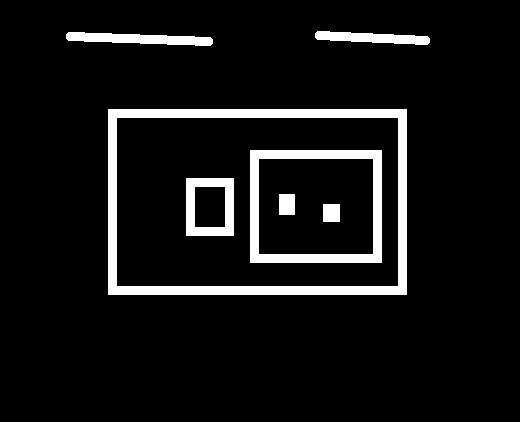
#> input picture resource/img/8.jpg, 520 x 422 px
$ python '21.5.3 轮廓的检索模式.py'   (older library calls are emulated)
#> lines starting #> are read from the running program, lines starting #| are printed output that depends on the picture; after the words box and inside, x2 and y2 are one past the last pixel; in counts of white or black regions, pixels touching at a corner belong together
"""
21.5.2 OpenCV 中层次结构
不管层次结构是什么样的，每一个轮廓都包含自己的信息：谁是父，谁是子等。
OpenCV 使用一个含有四个元素的数组表示。[Next，Previous，First_Child，Parent]。
    Next 表示同一级组织结构中的下一个轮廓。
    Previous 表示同一级结构中的前一个轮廓。
    First_Child 表示它的第一个子轮廓。
    Parent 表示它的父轮廓。
当四个元素所代表的轮廓的不存在时，则值为 -1
轮廓的顺序：从左到右，从外到里

21.5.3 轮廓检索模式

"""
import cv2
import numpy as np

img = cv2.imread("../../../resource/img/8.jpg");
#> img is the input picture: shape (422, 520, 3); min 0, max 255, mean 19.8
gray = cv2.cvtColor(img, cv2.COLOR_BGR2GRAY);
ret, thresh = cv2.threshold(gray, 127, 255, cv2.THRESH_BINARY);
#> thresh: shape (422, 520); 7.8% white; 7 white regions

image = np.zeros((600,600), dtype=np.uint8);
image[0:600,0:600] = 255;
"""
1、RETR_LIST 从解释的角度来看，这中应是最简单的。它只是提取所有的轮廓，而不去创建任何父子关系。
可以从输出结果，看到该模式下，First_Child 和 Parent 的值都是-1。
"""
image1 = thresh.copy();
image1, contours1, hierarchy1 = cv2.findContours(image1, cv2.RETR_LIST, cv2.CHAIN_APPROX_NONE);
#> contours1 = 10 contours; largest, box (x1, y1, x2, y2) and area: (108, 109, 407, 295) 55130, (116, 117, 399, 287) 47656, (250, 150, 382, 263) 14672, (258, 158, 374, 255) 11038, (186, 178, 234, 236) 2679
print(hierarchy1);
#| [[[ 1 -1 -1 -1]
#|   [ 2  0 -1 -1]
#|   [ 3  1 -1 -1]
#|   [ 4  2 -1 -1]
#|   [ 5  3 -1 -1]
#|   [ 6  4 -1 -1]
#|   [ 7  5 -1 -1]
#|   [ 8  6 -1 -1]
#|   [ 9  7 -1 -1]
#|   [-1  8 -1 -1]]]
image1 = cv2.drawContours(image.copy(), contours1, -1, ( 0, 0, 255), 10 );
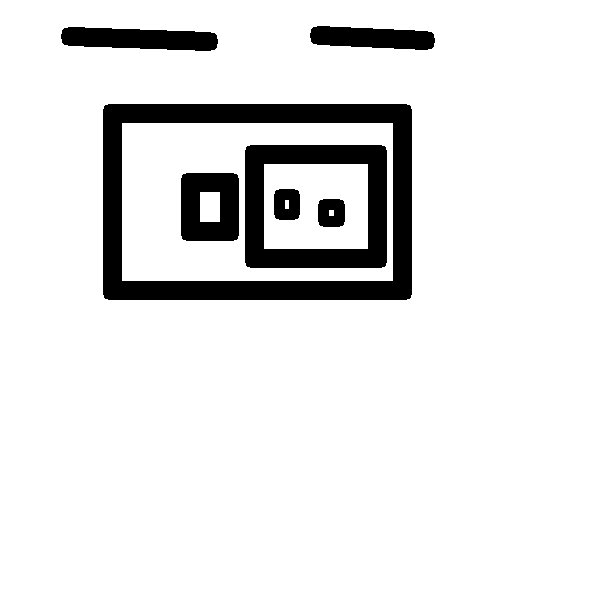
#> image1: shape (600, 600); 89.9% white; 7 black regions
cv2.imshow("image1",image1);
print("---------------------");

"""
2、RETR_EXTERNAL 如果你选择这种模式的话，只会返回最外边的的轮廓，所有的子轮廓都会被忽略掉。
从输出结果，看到该模式下，只有返回了最外边的轮廓
"""
image2 = thresh.copy();
image2, contours2, hierarchy2 = cv2.findContours(image2, cv2.RETR_EXTERNAL, cv2.CHAIN_APPROX_NONE);
#> contours2 = 3 contours; box (x1, y1, x2, y2) and area: (108, 109, 407, 295) 55130, (66, 32, 213, 46) 1161, (315, 31, 430, 45) 905
image2 = cv2.drawContours(image.copy(), contours2, -1, (0, 0, 0), 1);
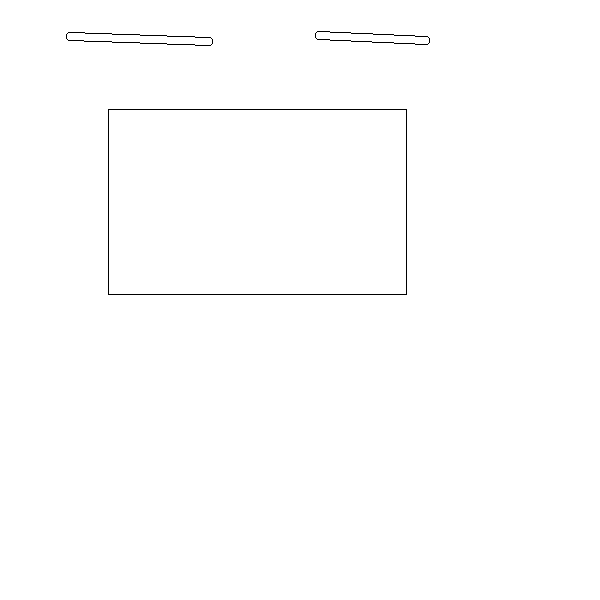
#> image2: shape (600, 600); 99.6% white; black in thin lines or dots, all inside (x1, y1, x2, y2) = (66, 31, 430, 295)
cv2.imshow("image2", image2);
print(hierarchy2);
#| [[[ 1 -1 -1 -1]
#|   [ 2  0 -1 -1]
#|   [-1  1 -1 -1]]]
print("---------------------");

"""
3、RETR_CCOMP 在这种模式下会返回所有的轮廓并将轮廓分为两级组织结构。
例如，一个对象的外轮廓为第1 级组织结构。而对象内部中空洞的轮廓为第2 级组织结构，空洞中的任何对象的轮廓又是第1 级组织结构。
空洞的组织结构为第2 级。
"""
image3 = thresh.copy();
image3, contours3, hierarchy3 = cv2.findContours(image3, cv2.RETR_CCOMP, cv2.CHAIN_APPROX_NONE);
#> contours3 has the same summary as contours1
image3 = cv2.drawContours(image.copy(), contours3, -1, (0, 255, 0), 1);
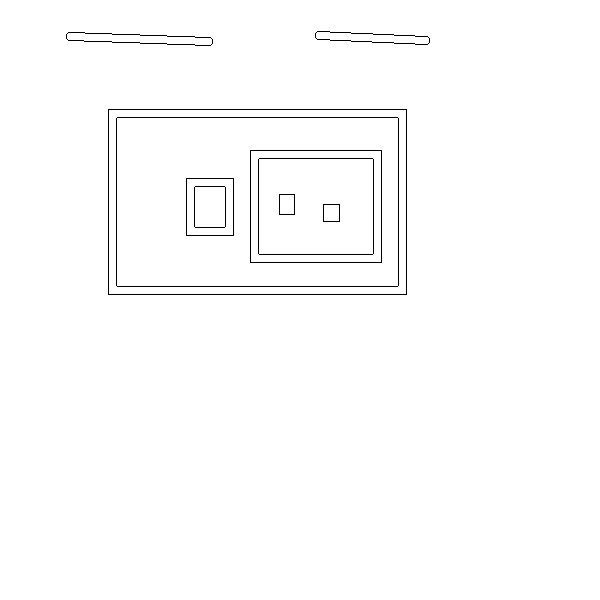
#> image3: shape (600, 600); 98.9% white; black in thin lines or dots, all inside (x1, y1, x2, y2) = (66, 31, 430, 295)
cv2.imshow("image3", image3); cv2.waitKey(3000);
print(hierarchy3);
#| [[[ 1 -1 -1 -1]
#|   [ 2  0 -1 -1]
#|   [ 4  1  3 -1]
#|   [-1 -1 -1  2]
#|   [ 6  2  5 -1]
#|   [-1 -1 -1  4]
#|   [ 8  4  7 -1]
#|   [-1 -1 -1  6]
#|   [ 9  6 -1 -1]
#|   [-1  8 -1 -1]]]
print("----------------------");

"""
RETR_TREE 终于到最后一个了，也是最完美的一个。
这种模式下会返回所有轮廓，并且创建一个完整的组织结构列表。
"""
image4, contours4, hierarchy4 = cv2.findContours(thresh.copy(), cv2.RETR_TREE, cv2.CHAIN_APPROX_NONE);
#> contours4 has the same summary as contours1
#> (the run stopped early here; a loop or call above may not have finished)

$ run again, with resource/img/1.jpg copied over resource/img/8.jpg
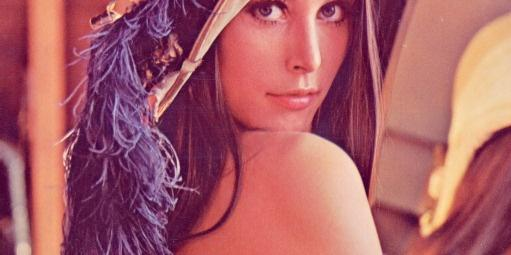
#> input picture resource/img/1.jpg, 511 x 255 px
#> img is the input picture: shape (255, 511, 3); mean B, G, R 103.4, 93.5, 170.1
#> `ret, thresh = cv2.threshold(gray, 127, 255, cv2.THRESH_BINARY);`:
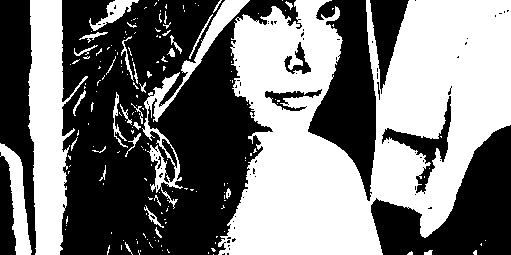
#> thresh: shape (255, 511); 47.8% white; 178 white regions (145 under 20 px)
#> contours1 = 270 contours, 245 with area under 20; largest, box (x1, y1, x2, y2) and area: (218, 0, 511, 255) 48858, (28, 0, 88, 255) 7769, (142, 0, 250, 209) 2404, (381, 95, 452, 194) 1630, (0, 143, 32, 255) 1362
#> (printed output is left out)
#> image1: shape (600, 600); 84.1% white; 14 black regions
#> contours2 = 171 contours, 153 with area under 20; largest, box (x1, y1, x2, y2) and area: (218, 0, 511, 255) 48858, (28, 0, 88, 255) 7769, (142, 0, 250, 209) 2404, (0, 143, 32, 255) 1362, (89, 0, 139, 31) 452
#> image2: shape (600, 600); 98.4% white; black in thin lines or dots, all inside (x1, y1, x2, y2) = (0, 0, 511, 255)
#> (printed output is left out)
#> contours3 has the same summary as contours1
#> `image3 = cv2.drawContours(image.copy(), contours3, -1, (0, 255, 0), 1);`:
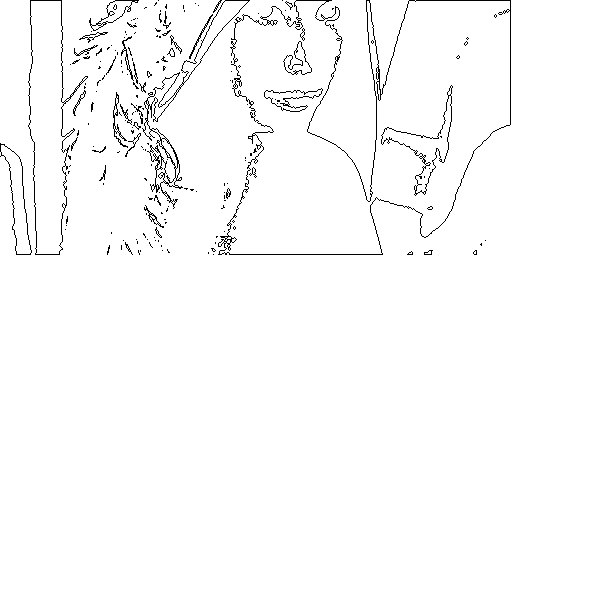
#> image3: shape (600, 600); 98.1% white; black in thin lines or dots, all inside (x1, y1, x2, y2) = (0, 0, 511, 255)
#> (printed output is left out)
#> contours4 has the same summary as contours1
